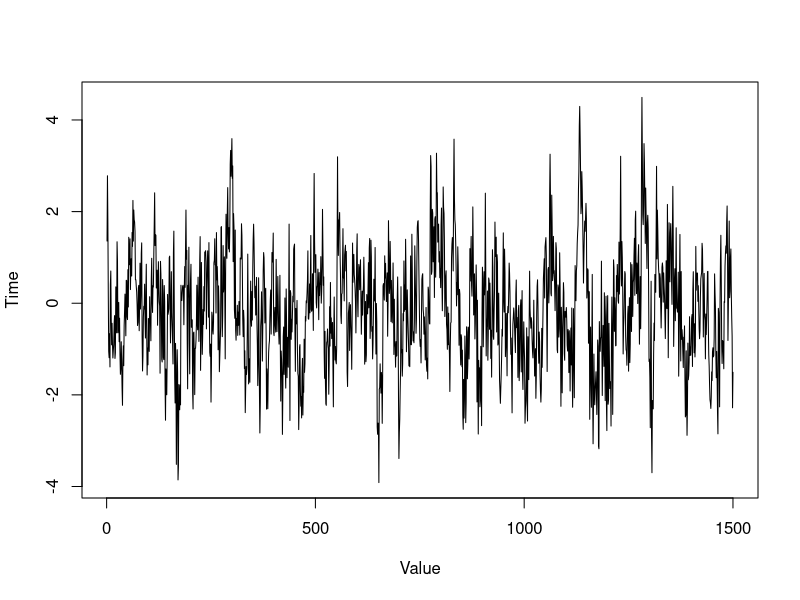
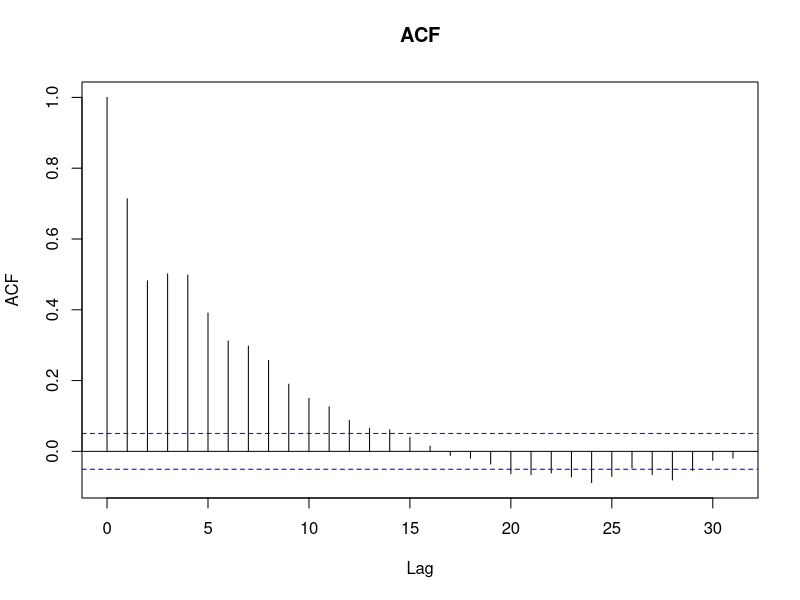
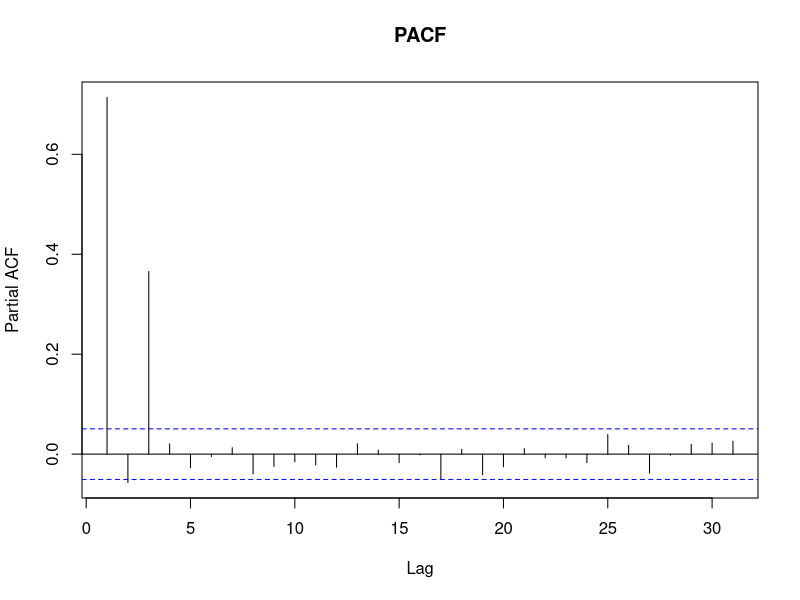

These figures' R source, in order:
## ---- chunk 1
knitr::opts_chunk$set(echo = TRUE)
#if you do not have the package, type install.packages("name_of_the_package")
library(knitr)
library(tseries)
library(zoo)
## ---- chunk 2
# Process AR(3) order in R studio
alpha1 <- 0.8
alpha2 <- -1/3
alpha3 <- 0.6 / sqrt(3)

variance <- 0.8^2
## ---- chunk 3
set.seed(23456)

q3 <- arima.sim(model = list(ar = c(alpha1, alpha2, alpha3)), n = 1500, sd = sqrt(variance))
plot(q3, xlab = "Value", ylab = "Time")

## ---- chunk 4
q3_ts <- ts(q3)
acf(q3_ts, main = "ACF")
## ---- chunk 5
pacf(q3_ts, main = "PACF")
## ---- chunk 6
set.seed(23456)

# Simulate AR(3) process
Z <- rnorm(1500, mean = 0, sd = sqrt(variance))  # White noise
X <- numeric(1500)  # Initialize time series

# Generate time series data
X[1:3] <- rnorm(3)
for (t in 4:1500) {
  X[t] <- alpha1 * X[t-1] + alpha2 * X[t-2] + alpha3 * X[t-3] + Z[t]
}

# Fit AR(3) model with different estimation methods
model_css_ml <- arima(X, order = c(3, 0, 0), method = "CSS-ML")
model_ml <- arima(X, order = c(3, 0, 0), method = "ML")
model_css <- arima(X, order = c(3, 0, 0), method = "CSS")

# Extract parameter estimates
results <- data.frame(
  Estimation = c("True Values", "CSS-ML", "ML", "CSS"),
  alpha1 = c(alpha1, coef(model_css_ml)[1], coef(model_ml)[1], coef(model_css)[1]),
  alpha2 = c(alpha2, coef(model_css_ml)[2], coef(model_ml)[2], coef(model_css)[2]),
  alpha3 = c(alpha3, coef(model_css_ml)[3], coef(model_ml)[3], coef(model_css)[3]),
  Variance = c(variance, model_css_ml$variance, model_ml$variance, model_css$variance)
)

# Rounding
results[, -1] <- round(results[, -1], 3)

# Build table
kable(results,
      caption = "Comparison of AR(3) Parameter Estimates Using Different Estimation Methods")

